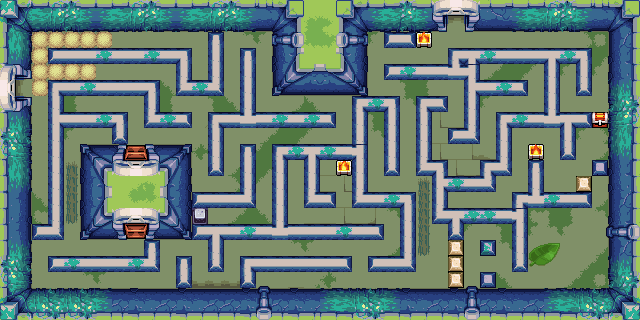

The image is a tile-based game level rendered from a .tmx file. Its description and source (layers, tilesets, objects; grid data summarised) follow:
An orthogonal 40x20 tile map with 16x16 px tiles, 1 tile layer (Calque de Tile 1).

<map version="1.0" orientation="orthogonal" renderorder="left-up" width="40" height="20" tilewidth="16" tileheight="16" nextobjectid="1">
 <tileset firstgid="1" name="tileset" tilewidth="16" tileheight="16" tilecount="640">
  <image source="../tiles/tileset.png" width="320" height="512" />
 </tileset>
 <layer name="Calque de Tile 1" width="40" height="20">
  <data>[800 cells, 800 non-empty, 202 distinct tile ids]</data>
 </layer>
</map>
